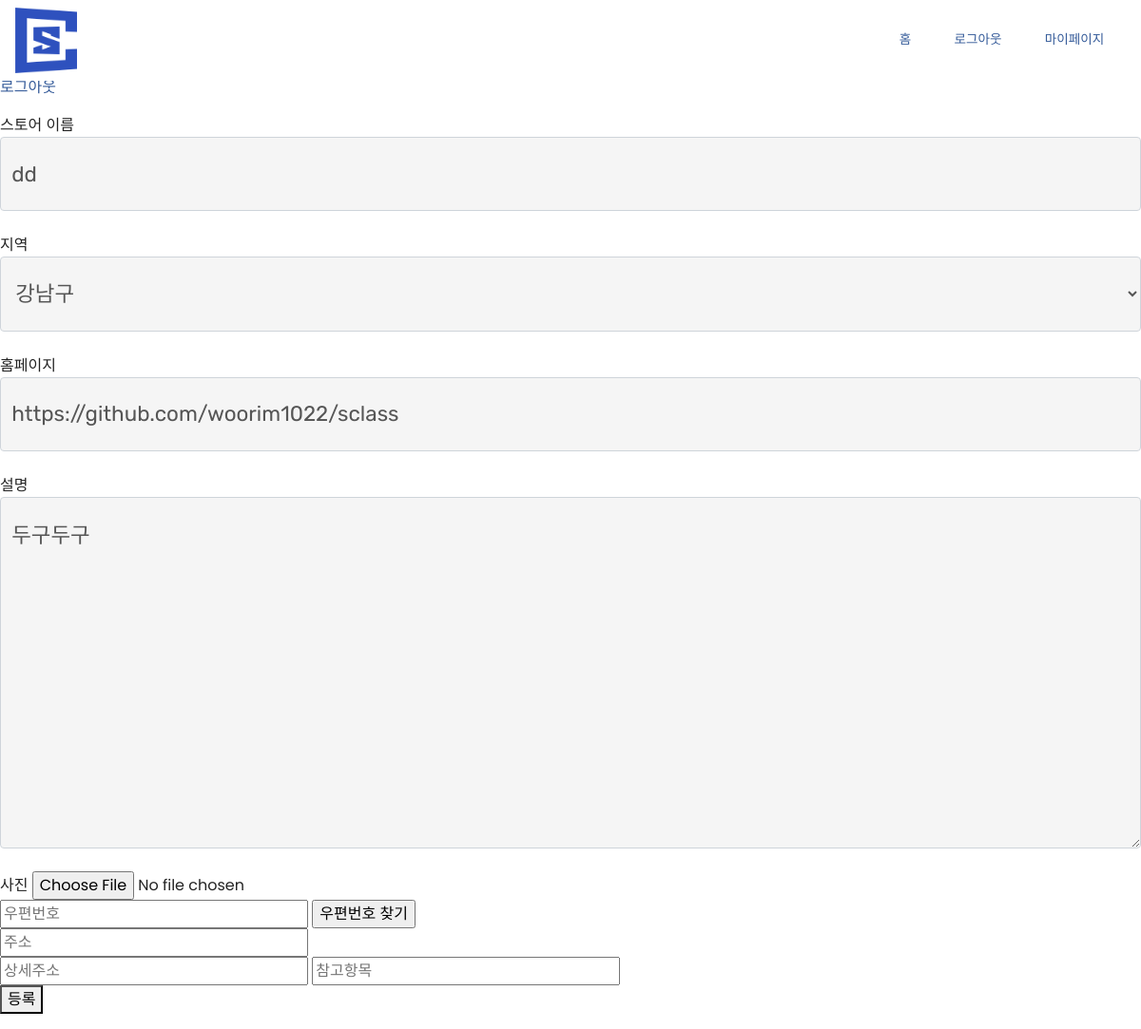
/storeregister/storeupdate/5 (signed in), run on the app's committed database.
### storeregister/models.py (models this page shows, shortened)
class Store(models.Model):
    REGION_CHOICES = (
      ('GN', '강남구'),
      ('SC', '서초구'),
      ('YS', '용산구'),
    )
    user = models.ForeignKey(settings.AUTH_USER_MODEL, on_delete=models.CASCADE)
    store_title = models.CharField(max_length=100)
    region = models.CharField(max_length=100, choices=REGION_CHOICES)
    address = models.TextField(max_length=200)
    detailaddr = models.TextField(max_length=200)
    homepage = models.URLField(max_length=200)
    photo = models.ImageField(null=True,blank=True, upload_to='store/')
    describe = models.TextField()
    date = models.DateTimeField(auto_now_add=True)

### storeregister/views.py (the view)
# urls.py: path('storeupdate/<int:store_id>', views.storeupdate, name='storeupate'),   #가게수정
@login_required
def storeupdate(request, store_id):
    store = get_object_or_404(Store, pk=store_id)
    if request.method=='POST':
        form = StoreForm(request.POST, instance=store)
        if form.is_valid():
            store = form.save(commit=False)
            store.user = request.user  ##username 자동 설정
            store.save()
            return redirect('storeregister:detail', store_id=store.pk)
    else:
        if store.user == User.objects.get(username=request.user.get_username()) :  ##자신의 글일때만 수정 가능
            form = StoreForm(instance=store)
            return render(request, 'storeregister/store_edit.html', {'form':form})
        else :
            return redirect('storeregister:detail', store_id=store.pk)    ##자신의 글 아니면 해당글 detail로 redirect

### storeregister/forms.py
class StoreForm(forms.ModelForm):
    class Meta:
        model = Store
        fields = ['store_title', 'region', 'address', 'detailaddr',
                'homepage', 'describe', 'photo']
        widgets={
            'store_title' : forms.TextInput(
                attrs={
                    'class':'form-control',
                    'placeholder':'제목을 입력하세요',
                }
            ),
            'region' : forms.Select(
                attrs={
                    'class':'form-control',
                }
            ),
            'homepage': forms.TextInput(
                attrs={
                    'class':'form-control',
                }
            ),
            'describe' : forms.Textarea(
                attrs={
                    'class':'form-control',
                }
            ),
        }
        labels = {
            'store_title' : '스토어 이름',
            'region' : '지역',
            'homepage' : '홈페이지',
            'describe' : '설명',
            'photo' : '사진',
        }

### storeregister/templates/storeregister/store_edit.html (shortened to what this page needs)
<p>가게정보수정페이지</p>
{% extends 'base.html' %}
{% block content %}
    <form method='POST'>
        {{ form.store_title.label }} {{ form.store_title }} <br>
        {{ form.region.label }} {{ form.region }}<br>
        {{ form.homepage.label }} {{ form.homepage }}<br>
        {{ form.describe.label }} {{ form.describe }}<br>
        {{ form.photo.label }} {{ form.photo }}<br>
            <input type="text"  id="sample6_postcode" placeholder="우편번호">
            <input type="button" onclick="sample6_execDaumPostcode()" value="우편번호 찾기"><br>
            <input type="text" name="address" id="sample6_address" placeholder="주소"><br>
            <input type="text" name="detailaddr" id="sample6_detailAddress" placeholder="상세주소">
            <input type="text" id="sample6_extraAddress" placeholder="참고항목">
            <br>
            <input type="submit" value="등록">
    </form>
{% endblock %}

### sclass/static/assets2/theme/css/style.css (style rules this page uses)
div, span, h1, h2, h3, h4, h5, h6, p, blockquote, a, ol, ul, li, figcaption, textarea, input, .display-1, .display-2 { font: inherit; }
[type="submit"] { -webkit-appearance: none; }
.form-control { background-color: #f5f5f5; box-shadow: none; color: #565656; line-height: 1.43; min-height: 3.5em; padding: 1.07em .5em; }
html, body { height: auto; min-height: 100vh; }

### sclass/static/assets2/mobirise/css/mbr-additional.css (style rules this page uses)
.form-control { font-family: 'Rubik', sans-serif; font-size: 1.4rem; }

### data on the page
Store: store_title "dd", region "강남구", homepage "https://github.com/woorim1022/sclass", describe "두구두구"
